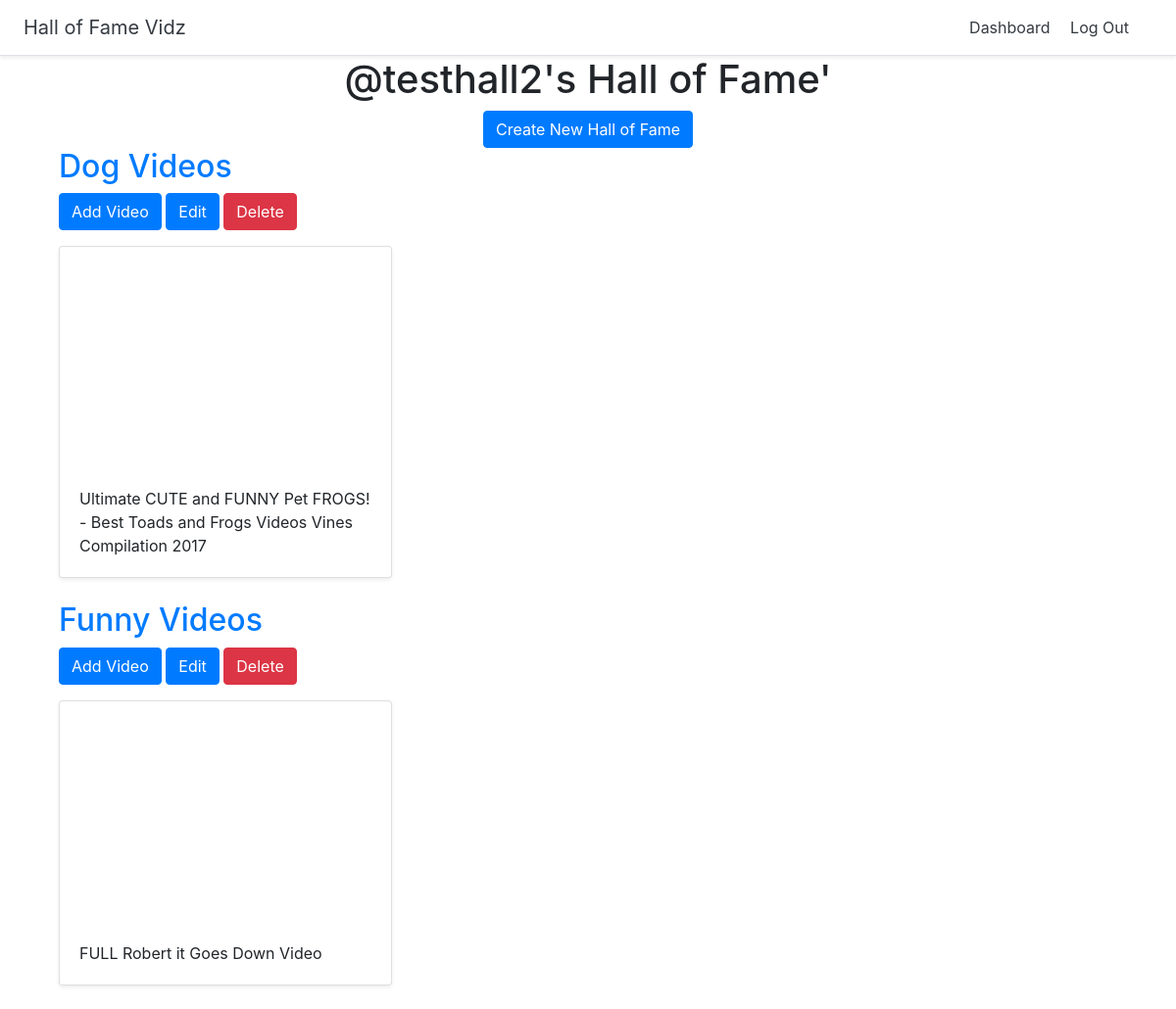
Page /halloffame/dashboard/ (signed in) on the committed database.
### halls/models.py (models this page shows)
class Hall(models.Model):
    title = models.CharField(max_length=257)
    user = models.ForeignKey(User, related_name='halls', on_delete=models.CASCADE)

class Video(models.Model):
    title = models.CharField(max_length=257)
    url = models.URLField()
    youtube_id = models.CharField(max_length=257)
    hall = models.ForeignKey(Hall, on_delete=models.CASCADE)

### halls/views.py (the view)
# urls.py: path('dashboard/', views.dashboard, name='dashboard'),
def dashboard(request):
    halls = Hall.objects.filter(user=request.user)
    return render(request, 'halls/dashboard.html/', {'halls':halls})

### halls/templates/halls/dashboard.html
{% extends 'halls/halls_base.html' %}
{% load bootstrap4 %}
{% block halls_content %}
<div class="container">
    <div class="text-center">
        <h1>@{{ user.username }}'s Hall of Fame'</h1>
        <a class="btn btn-primary btn-large" href="{% url 'halls:create_hall' %}">Create New Hall of Fame</a>
    </div>
    {% for hall in halls %}
    <h2><a href="{% url 'halls:detail_hall' hall.id %}">{{ hall.title }}</a></h2>
    <a class="btn btn-primary btn-large" href="{% url 'halls:add_video' hall.id %}">Add Video</a>
    <a class="btn btn-primary btn-large" href="{% url 'halls:update_hall' hall.id %}">Edit</a>
    <a class="btn btn-danger btn-large" href="{% url 'halls:delete_hall' hall.id %}">Delete</a>
    <div class="row">
        {% for video in hall.video_set.all %}
        <div class="col-md-4 mt-3">
            <div class="card mb-4 shadow-sm">
                <iframe width="100%" height="225" src="https://www.youtube.com/embed/{{ video.youtube_id }}" frameborder="0" allow="accelerometer; autoplay; encrypted-media; gyroscope; picture-in-picture" allowfullscreen></iframe>
                <div class="card-body">
                    <p class="card-text">{{ video.title }}</p>
                </div>
            </div>
        </div>
        {% endfor %}
    </div>
    {% endfor %}
</div>
{% endblock %}

### rows in the picture
Hall: title "Dog Videos"
Video: title "Ultimate CUTE and FUNNY Pet FROGS! - Best Toads and Frogs Videos Vines Compilation 2017"
Hall: title "Funny Videos"
Video: title "FULL Robert it Goes Down Video"

### other values in the picture
{{ user.username }} "testhall2"
